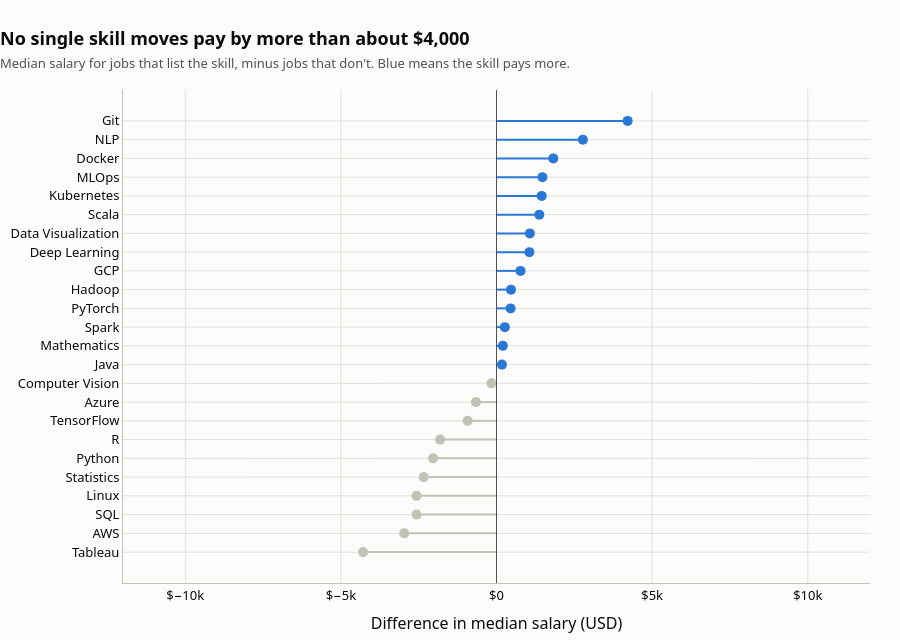

The code cell stored with this chart in its notebook:
### Markdown cell above
### Q3.2 Do jobs that need a particular skill pay more?
Each dot shows how much more (or less) the typical job that lists that skill pays than the typical job that doesn't.

### Code cell
premium = pd.Series({s: df.loc[skills[s] == 1, "salary_usd"].median() - df.loc[skills[s] == 0, "salary_usd"].median()
                     for s in skills}).sort_values()
colors = [BLUE if v > 0 else GREY for v in premium.values]
fig = go.Figure()
for skill, v, c in zip(premium.index, premium.values, colors):  # lollipop stems
    fig.add_shape(type="line", x0=0, x1=v, y0=skill, y1=skill, line=dict(color=c, width=2))
fig.add_trace(go.Scatter(x=premium.values, y=premium.index, mode="markers", marker=dict(size=10, color=colors),
                         customdata=freq.reindex(premium.index).values,
                         hovertemplate="<b>%{y}</b><br>%{x:+$,.0f} vs. jobs without it<br>%{customdata:,} postings<extra></extra>"))
fig.add_vline(x=0, line_color=MUTED, line_width=1)
fig.update_xaxes(title="Difference in median salary (USD)", tickprefix="$", tickformat="~s", range=[-12000, 12000])
style(fig, "No single skill moves pay by more than about $4,000",
      "Median salary for jobs that list the skill, minus jobs that don't. Blue means the skill pays more.", height=640).show()

### Figure 1 — Plotly figure (JSON) as saved in the notebook; plotly's stock layout.template omitted (floating-point values rounded to 4 significant figures)
{"data": [{"customdata": [2341, 2018, 3407, 2705, 1833, 4450, 2311, 3022, 2144, 2284, 2578, 1943, 2155, 2777, 2419, 2442, 2189, 2270, 2794, 3009, 2164, 1862, 2145, 2631], "hovertemplate": "<b>%{y}</b><br>%{x:+$,.0f} vs. jobs without it<br>%{customdata:,} postings<extra></extra>", "marker": {"color": ["#c3c2b7", "#c3c2b7", "#c3c2b7", "#c3c2b7", "#c3c2b7", "#c3c2b7", "#c3c2b7", "#c3c2b7", "#c3c2b7", "#c3c2b7", "#2a78d6", "#2a78d6", "#2a78d6", "#2a78d6", "#2a78d6", "#2a78d6", "#2a78d6", "#2a78d6", "#2a78d6", "#2a78d6", "#2a78d6", "#2a78d6", "#2a78d6", "#2a78d6"], "size": 10}, "mode": "markers", "type": "scatter", "x": [-4288.0, -2965.0, -2569.0, -2569.0, -2339.0, -2037.0, -1811.0, -927.0, -661.0, -163.5, 175.5, 203.0, 268.0, 452.0, 465.0, 772.0, 1057.0, 1072.0, 1376.0, 1452.0, 1476.0, 1825.0, 2776.0, 4214.0], "y": ["Tableau", "AWS", "SQL", "Linux", "Statistics", "Python", "R", "TensorFlow", "Azure", "Computer Vision", "Java", "Mathematics", "Spark", "PyTorch", "Hadoop", "GCP", "Deep Learning", "Data Visualization", "Scala", "Kubernetes", "MLOps", "Docker", "NLP", "Git"]}], "layout": {"font": {"color": "#0b0b0b", "family": "system-ui, -apple-system, Segoe UI, sans-serif", "size": 13}, "height": 640, "hoverlabel": {"bgcolor": "white", "font": {"size": 13}}, "margin": {"b": 40, "l": 10, "r": 30, "t": 90}, "paper_bgcolor": "#fcfcfb", "plot_bgcolor": "#fcfcfb", "shapes": [{"line": {"color": "#c3c2b7", "width": 2}, "type": "line", "x0": 0, "x1": -4288.0, "y0": "Tableau", "y1": "Tableau"}, {"line": {"color": "#c3c2b7", "width": 2}, "type": "line", "x0": 0, "x1": -2965.0, "y0": "AWS", "y1": "AWS"}, {"line": {"color": "#c3c2b7", "width": 2}, "type": "line", "x0": 0, "x1": -2569.0, "y0": "SQL", "y1": "SQL"}, {"line": {"color": "#c3c2b7", "width": 2}, "type": "line", "x0": 0, "x1": -2569.0, "y0": "Linux", "y1": "Linux"}, {"line": {"color": "#c3c2b7", "width": 2}, "type": "line", "x0": 0, "x1": -2339.0, "y0": "Statistics", "y1": "Statistics"}, {"line": {"color": "#c3c2b7", "width": 2}, "type": "line", "x0": 0, "x1": -2037.0, "y0": "Python", "y1": "Python"}, {"line": {"color": "#c3c2b7", "width": 2}, "type": "line", "x0": 0, "x1": -1811.0, "y0": "R", "y1": "R"}, {"line": {"color": "#c3c2b7", "width": 2}, "type": "line", "x0": 0, "x1": -927.0, "y0": "TensorFlow", "y1": "TensorFlow"}, {"line": {"color": "#c3c2b7", "width": 2}, "type": "line", "x0": 0, "x1": -661.0, "y0": "Azure", "y1": "Azure"}, {"line": {"color": "#c3c2b7", "width": 2}, "type": "line", "x0": 0, "x1": -163.5, "y0": "Computer Vision", "y1": "Computer Vision"}, {"line": {"color": "#2a78d6", "width": 2}, "type": "line", "x0": 0, "x1": 175.5, "y0": "Java", "y1": "Java"}, {"line": {"color": "#2a78d6", "width": 2}, "type": "line", "x0": 0, "x1": 203.0, "y0": "Mathematics", "y1": "Mathematics"}, {"line": {"color": "#2a78d6", "width": 2}, "type": "line", "x0": 0, "x1": 268.0, "y0": "Spark", "y1": "Spark"}, {"line": {"color": "#2a78d6", "width": 2}, "type": "line", "x0": 0, "x1": 452.0, "y0": "PyTorch", "y1": "PyTorch"}, {"line": {"color": "#2a78d6", "width": 2}, "type": "line", "x0": 0, "x1": 465.0, "y0": "Hadoop", "y1": "Hadoop"}, {"line": {"color": "#2a78d6", "width": 2}, "type": "line", "x0": 0, "x1": 772.0, "y0": "GCP", "y1": "GCP"}, {"line": {"color": "#2a78d6", "width": 2}, "type": "line", "x0": 0, "x1": 1057.0, "y0": "Deep Learning", "y1": "Deep Learning"}, {"line": {"color": "#2a78d6", "width": 2}, "type": "line", "x0": 0, "x1": 1072.0, "y0": "Data Visualization", "y1": "Data Visualization"}, {"line": {"color": "#2a78d6", "width": 2}, "type": "line", "x0": 0, "x1": 1376.0, "y0": "Scala", "y1": "Scala"}, {"line": {"color": "#2a78d6", "width": 2}, "type": "line", "x0": 0, "x1": 1452.0, "y0": "Kubernetes", "y1": "Kubernetes"}, {"line": {"color": "#2a78d6", "width": 2}, "type": "line", "x0": 0, "x1": 1476.0, "y0": "MLOps", "y1": "MLOps"}, {"line": {"color": "#2a78d6", "width": 2}, "type": "line", "x0": 0, "x1": 1825.0, "y0": "Docker", "y1": "Docker"}, {"line": {"color": "#2a78d6", "width": 2}, "type": "line", "x0": 0, "x1": 2776.0, "y0": "NLP", "y1": "NLP"}, {"line": {"color": "#2a78d6", "width": 2}, "type": "line", "x0": 0, "x1": 4214.0, "y0": "Git", "y1": "Git"}, {"line": {"color": "#52514e", "width": 1}, "type": "line", "x0": 0, "x1": 0, "xref": "x", "y0": 0, "y1": 1, "yref": "y domain"}], "showlegend": false, "title": {"text": "<b>No single skill moves pay by more than about $4,000</b><br><span style='font-size:13px;color:#52514e'>Median salary for jobs that list the skill, minus jobs that don't. Blue means the skill pays more.</span>", "x": 0, "xanchor": "left"}, "xaxis": {"gridcolor": "#e1e0d9", "linecolor": "#c3c2b7", "range": [-12000, 12000], "tickformat": "~s", "tickprefix": "$", "title": {"text": "Difference in median salary (USD)"}, "zeroline": false}, "yaxis": {"gridcolor": "#e1e0d9", "linecolor": "#c3c2b7", "zeroline": false}}}
